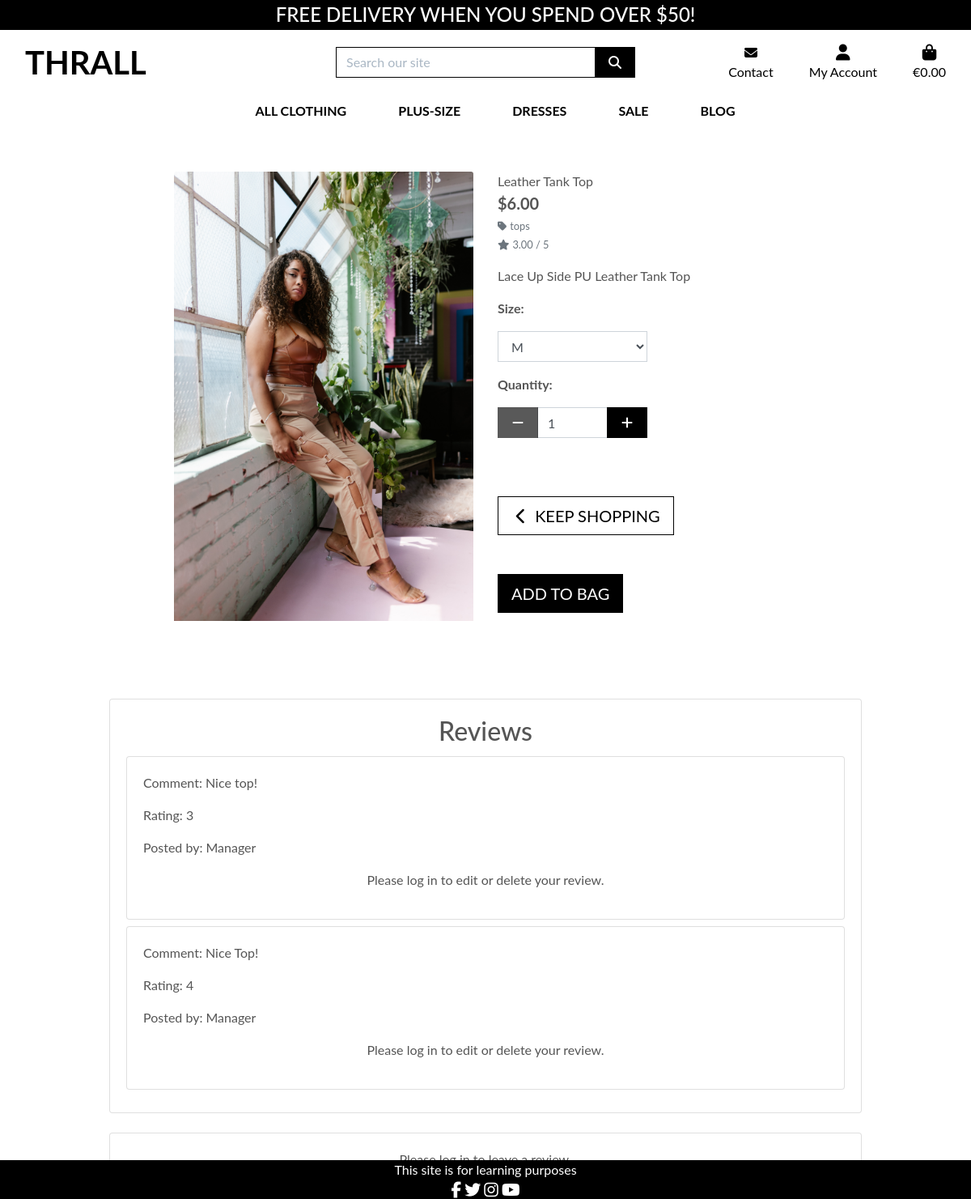
The page /products/2/ on the database as committed earlier.
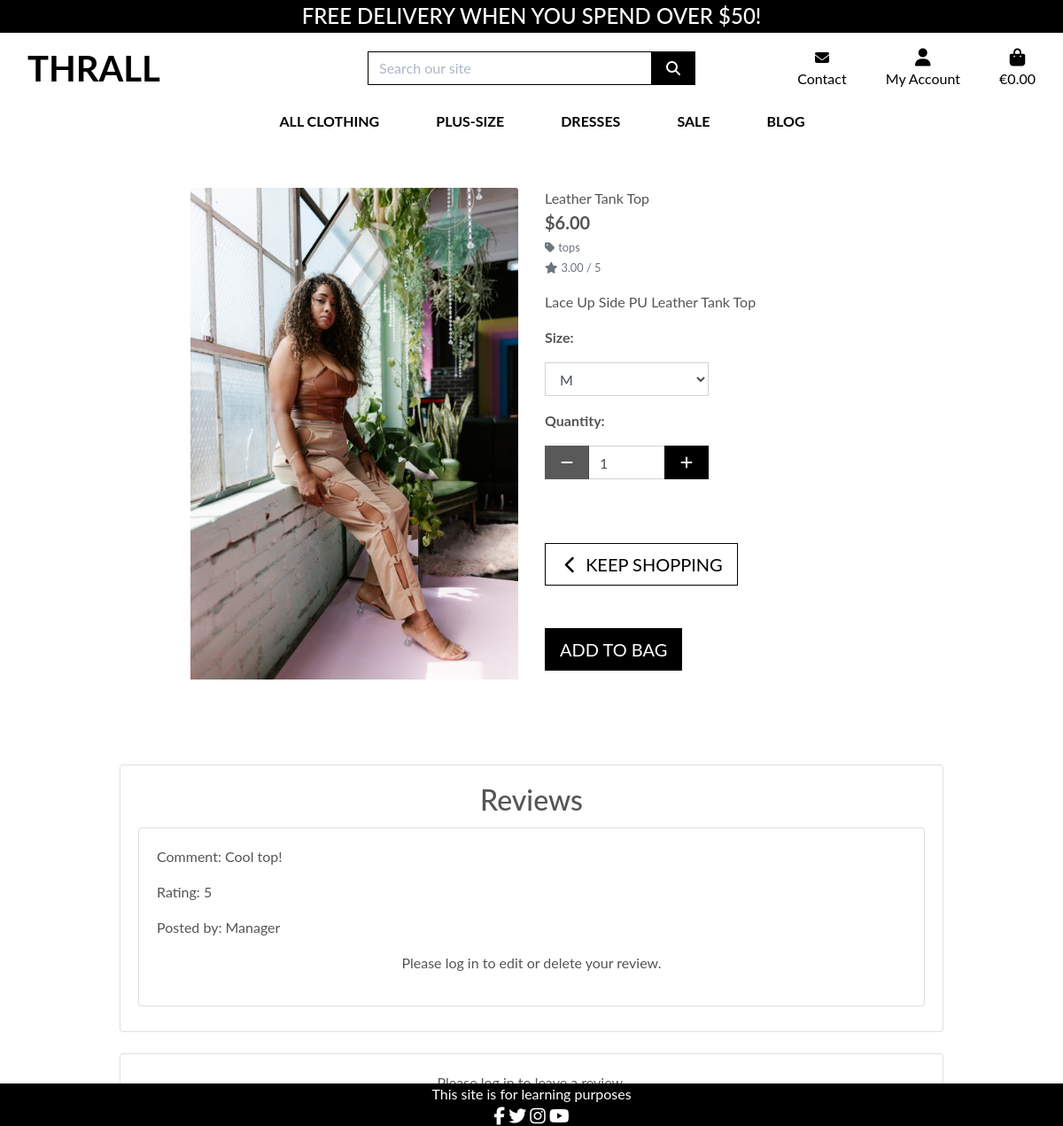
The same page on the database as committed later.
### products/models.py (models this page shows, shortened)
class Product(models.Model):
    category = models.ForeignKey('Category', null=True, blank=True, on_delete=models.SET_NULL)
    name = models.CharField(max_length=254)
    sku = models.CharField(max_length=254, null=True, blank=True)
    description = models.TextField(default=True)
    has_sizes = models.BooleanField(default=True, null=True, blank=True)
    price = models.DecimalField(max_digits=6, decimal_places=2)
    rating = models.DecimalField(max_digits=6, decimal_places=2, null=True, blank=True)
    image_url = models.URLField(max_length=1024, null=True, blank=True)
    image = models.ImageField(null=True, blank=True)

class Category(models.Model):
    class Meta:
        verbose_name_plural = 'Categories'
    name = models.CharField(max_length=254)
    friendly_name = models.CharField(max_length=254, null=True, blank=True)

class Review(models.Model):
    product = models.ForeignKey(Product, on_delete=models.CASCADE, related_name='reviews')
    user = models.ForeignKey(User, on_delete=models.CASCADE)
    score = models.PositiveIntegerField(choices=[(i, str(i)) for i in range(1, 6)])
    comment = models.TextField()
    date_created = models.DateTimeField(auto_now_add=True)

### products/views.py (the view)
# urls.py: path('<int:product_id>/', views.product_detail, name='product_detail'),
def product_detail(request, product_id):
    product = get_object_or_404(Product, pk=product_id)
    reviews = product.reviews.all()
    if request.method == 'POST':
        if request.user.is_authenticated:
            user_review = reviews.filter(user=request.user).first()
            form = ReviewForm(request.POST, instance=user_review)
            if form.is_valid():
                review = form.save(commit=False)
                review.product = product
                review.user = request.user
                review.save()
                messages.success(request, 'Review submitted successfully!')
                return redirect('product_detail', product_id=product_id)
        else:
            messages.error(request, 'Please log in to leave a review.')
    else:
        user_review = reviews.filter(user=request.user).first() if request.user.is_authenticated else None
        form = ReviewForm(instance=user_review)
    context = {
        'product': product,
        'reviews': reviews,
        'form': form,
    }
    return render(request, 'products/product_detail.html', context)

### products/templates/products/product_detail.html (shortened to what this page needs)
{% extends "base.html" %}
{% load static %}
{% block page_header %}
    <div class="container header-container">
    </div>
{% endblock %}
{% block content %}
<div class="overlay"></div>
<div class="container-fluid">
    <div class="row">
        <div class="col-12 col-md-6 col-lg-4 offset-lg-2">
            <div class="image-container my-5">
                {% if product.image %}
                    <a href="{{ product.image.url }}" target="_blank">
                        <img class="card-img-top img-fluid" src="{{ product.image.url }}" alt="{{ product.name }}">
                    </a>
                {% else %}
                    <a href="">
                        <img class="card-img-top img-fluid" src="{{ MEDIA_URL }}noimage.png" alt="{{ product.name }}">
                    </a>
                {% endif %}
            </div>
        </div>
        <div class="col-12 col-md-6 col-lg-4">
            <div class="product-details-container mb-5 mt-md-5">
                <p class="mb-0">{{ product.name }}</p>
                <p class="lead mb-0 text-left font-weight-bold">${{ product.price }}</p>
                {% if product.category %}
                    <p class="small mt-1 mb-0">
                        <a class="text-muted" href="{% url 'products' %}?category={{ product.category.name }}">
                            <i class="fas fa-tag mr-1"></i>{{ product.category.friendly_name }}
                        </a>
                    </p>
                {% endif %}
                {% if product.rating %}
                    <small class="text-muted"><i class="fas fa-star mr-1"></i>{{ product.rating }} / 5</small>
                {% else %}
                    <small class="text-muted">No Rating</small>
                {% endif %}
                <p class="mt-3">{{ product.description }}</p>
                <form class="form" action="{% url 'add_to_bag' product.id %}" method="POST">
                    <div class="form-row">
                        {% with product.has_sizes as s %}
                            {% if s %}
                                <div class="col-12">
                                    <p><strong>Size:</strong></p>
                                    <select class="form-control rounded-0 w-50" name="product_size" id="id_product_size">
                                        <option value="m" selected>M</option>
                                    </select>
                                </div>
                            {% endif %}
                            <div class="col-12">
                                <p class="mt-3"><strong>Quantity:</strong></p>
                                <div class="form-group w-50">
                                    <div class="input-group">
                                        <div class="input-group-prepend">
                                            <button class="decrement-qty btn btn-black rounded-0"
                                                    data-item_id="{{ product.id }}" id="decrement-qty_{{ product.id }}">
                                                <span class="icon">
                                                    <i class="fas fa-minus"></i>
                                                </span>
                                            </button>
                                        </div>
                                        <input class="form-control qty_input" type="number" name="quantity" value="1"
                                               min="1" max="99"
                                               data-item_id="{{ product.id }}"
                                               id="id_qty_{{ product.id }}">
                                        <div class="input-group-append">
                                            <button class="increment-qty btn btn-black rounded-0"
                                                    data-item_id="{{ product.id }}" id="increment-qty_{{ product.id }}">
                                                <span class="icon">
                                                    <i class="fas fa-plus"></i>
                                                </span>
                                            </button>
                                        </div>
                                    </div>
                                </div>
                            </div>
                            <div class="col{% if s %}-12 mt-2{% endif %}">
                                <a href="{% url 'products' %}" class="btn btn-lg btn-outline-black rounded-0 mt-5">
                                    <span class="icon">
                                        <i class="fas fa-chevron-left"></i>
                                    </span>
                                    <span class="text-uppercase">Keep Shopping</span>
                                </a>
                                <input type="submit" class="btn btn-lg btn-black rounded-0 text-uppercase mt-5" value="Add to Bag">
                            </div>
                        {% endwith %}
                    </div>
                </form>
            </div>
        </div>
    </div>
</div>
<div class="container mt-5">
    <div class="row">
        <div class="col-12">
            <div class="card">
                <div class="card-body">
                    <h2 class="card-title text-center">Reviews</h2>
                    {% for review in reviews %}
                        <div class="card mb-2">
                            <div class="card-body">
                                <p class="card-text">Comment: {{ review.comment }}</p>
                                <p class="card-text">Rating: {{ review.score }}</p>
                                <p class="card-text">Posted by: {{ review.user.username }}</p>
                                {% if user.is_authenticated and user == review.user %}
                                    <div class="row">
                                        <div class="col-md-2">
                                            <form method="post" action="{% url 'edit_review' review_id=review.id %}">
                                                {% csrf_token %}
                                                {{ review_edit_form.as_p }}
                                                <div class="d-grid gap-2">
                                                    <button type="submit" class="btn btn-dark">Edit</button>
                                                </div>
                                            </form>
                                        </div>
                                        <div class="col-md-3">
                                            <form method="post" action="{% url 'delete_review' review_id=review.id %}">
                                                {% csrf_token %}
                                                <input type="hidden" name="review_id" value="{{ review.id }}">
                                                <div class="d-grid gap-2">
                                                    <button type="submit" class="btn btn-danger">Delete</button>
                                                </div>
                                            </form>
                                        </div>
                                    </div>
                                    {% elif user.is_authenticated %}
                                    <p class="text-center">You can only edit or delete your own reviews.</p>
                                {% else %}
                                    <p class="text-center">Please log in to edit or delete your review.</p>
                                {% endif %}
                            </div>
                        </div>
                    {% endfor %}
                </div>
            </div>
        </div>
    </div>
</div>
<div class="container mt-4">
    <div class="row justify-content-center">
        <div class="col-12 col-md-8 col-lg-12">
            <div class="card">
                <div class="card-body">
                    {% if user.is_authenticated %}
                        {% if user_review %}
                            <h2 class="card-title text-center">Edit Your Review</h2>
                        {% else %}
                            <h2 class="card-title text-center">Leave a Review</h2>
                        {% endif %}
                        <form method="post">
                            {% csrf_token %}
                            <div class="mb-3 text-center">
                                <label for="{{ form.score.id_for_label }}">Rating:</label>
                                {{ form.score|as_crispy_field }}
                            </div>
                            <div class="mb-3">
                                <label for="{{ form.comment.id_for_label }}"></label>
                                {{ form.comment|as_crispy_field }}
                            </div>
                            <div class="d-grid gap-2 text-center">
                                <button type="submit" class="btn btn-dark">Submit</button>
                            </div>
                        </form>
                    {% else %}
                        <p class="text-center">Please log in to leave a review.</p>
                    {% endif %}
                </div>
            </div>
        </div>
    </div>
</div>
{% endblock %}

Rows that differ between the two databases and show on the page:
removed Review: comment "Nice top!", score "3", user.username "Manager"
removed Review: comment "Nice Top!", score "4", user.username "Manager"
added Review: comment "Cool top!", score "5", user.username "Manager"
